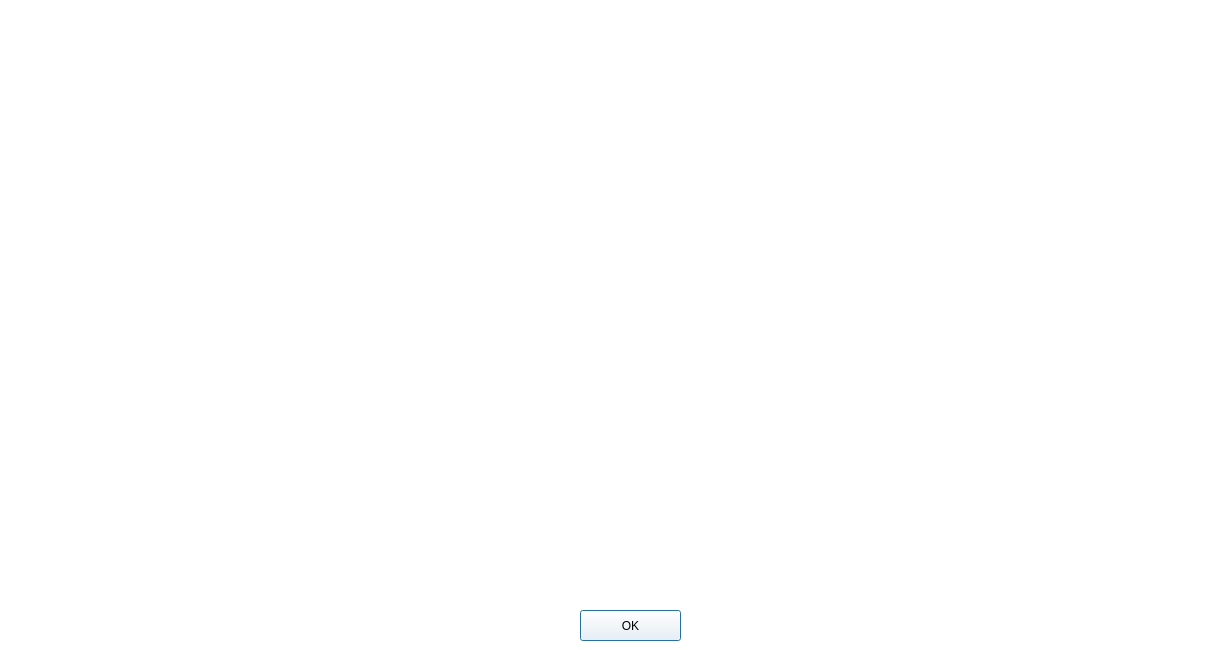
<?xml version="1.0" encoding="UTF-8"?>
<ui version="4.0">
 <class>ImageCropDialog</class>
 <widget class="QDialog" name="ImageCropDialog">
  <property name="geometry">
   <rect>
    <x>0</x>
    <y>0</y>
    <width>1229</width>
    <height>650</height>
   </rect>
  </property>
  <property name="windowTitle">
   <string>Dialog</string>
  </property>
  <property name="styleSheet">
   <string notr="true">background: white;</string>
  </property>
  <widget class="QPushButton" name="image_crop_ok">
   <property name="geometry">
    <rect>
     <x>580</x>
     <y>610</y>
     <width>101</width>
     <height>31</height>
    </rect>
   </property>
   <property name="styleSheet">
    <string notr="true">background: white;</string>
   </property>
   <property name="text">
    <string>OK</string>
   </property>
  </widget>
 </widget>
 <resources/>
 <connections/>
</ui>
